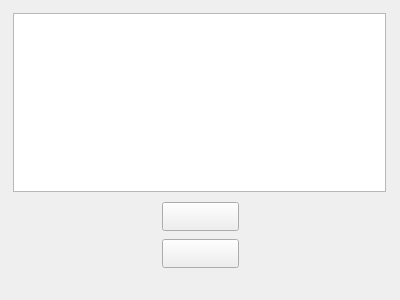
<?xml version="1.0" encoding="UTF-8"?>
<ui version="4.0">
 <class>createrecord</class>
 <widget class="QMainWindow" name="createrecord">
  <property name="geometry">
   <rect>
    <x>0</x>
    <y>0</y>
    <width>400</width>
    <height>300</height>
   </rect>
  </property>
  <property name="minimumSize">
   <size>
    <width>400</width>
    <height>300</height>
   </size>
  </property>
  <property name="maximumSize">
   <size>
    <width>400</width>
    <height>300</height>
   </size>
  </property>
  <property name="windowTitle">
   <string>MainWindow</string>
  </property>
  <widget class="QWidget" name="centralwidget">
   <property name="styleSheet">
    <string notr="true">#centralwidget{border-image: url(:/images/create/createrecord-bg.png)}</string>
   </property>
   <widget class="QTableView" name="tableView">
    <property name="geometry">
     <rect>
      <x>13</x>
      <y>13</y>
      <width>373</width>
      <height>179</height>
     </rect>
    </property>
   </widget>
   <widget class="QPushButton" name="btn_finish">
    <property name="geometry">
     <rect>
      <x>162</x>
      <y>202</y>
      <width>77</width>
      <height>29</height>
     </rect>
    </property>
    <property name="styleSheet">
     <string notr="true">QPushButton#btn_finish{border-image: url(:/images/create/ok-1.png)}
QPushButton::pressed#btn_finish{border-image: url(:/images/create/ok-2.png)}</string>
    </property>
    <property name="text">
     <string/>
    </property>
   </widget>
   <widget class="QPushButton" name="btn_cancel">
    <property name="geometry">
     <rect>
      <x>162</x>
      <y>239</y>
      <width>77</width>
      <height>29</height>
     </rect>
    </property>
    <property name="styleSheet">
     <string notr="true">QPushButton#btn_cancel{border-image: url(:/images/create/cancel-1.png)}
QPushButton::pressed#btn_cancel{border-image: url(:/images/create/cancel-2.png)}</string>
    </property>
    <property name="text">
     <string/>
    </property>
   </widget>
  </widget>
 </widget>
 <resources/>
 <connections/>
</ui>
